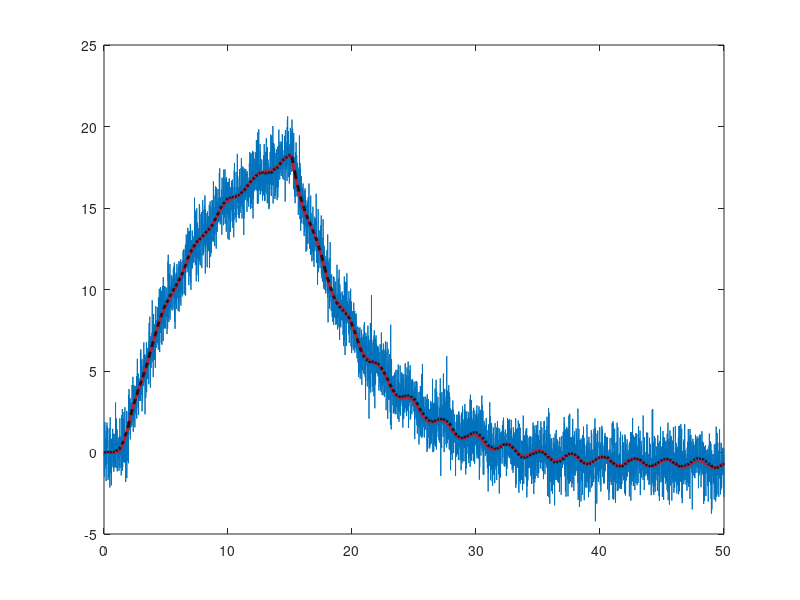
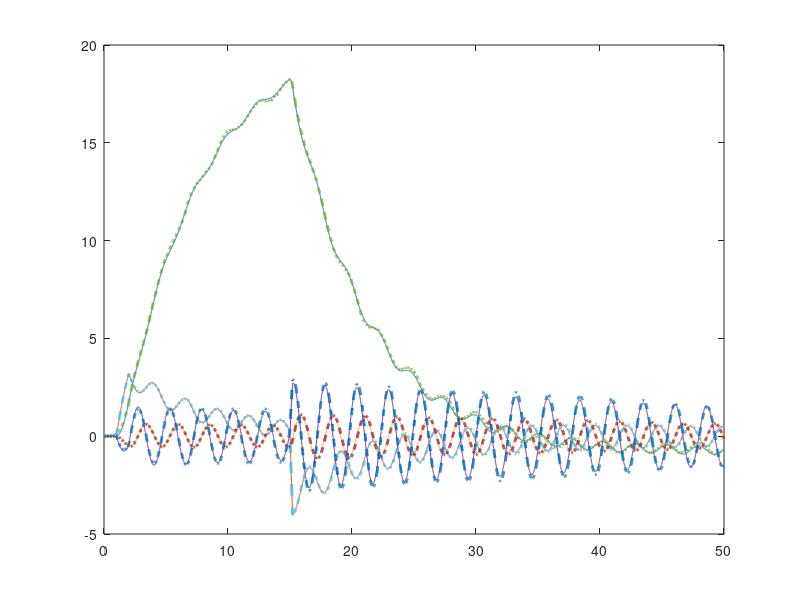

MATLAB code for these plots, in order:
clc; clear; close all;

m = 1;
M = 5;
L = 2;
g = -10;
d = 1;

s = -1;

A = [0 1 0 0;
     0 -d/M -m*g/M 0;
     0 0 0 1;
     0 -s*d/(M*L) -s*(m+M)*g/(M*L) 0];

B = [0; 1/M; 0; s*1/(M*L)];

C = [1 0 0 0];

D = zeros(size(C,1), size(B,2));

%% Augment system with disturbances and noise
Vd = .1*eye(4);     % disturbance covariance
Vn = 1;             % noise covariance

BF = [B Vd 0*B];

sysC = ss(A,BF,C,[0 0 0 0 0 Vn]);       % build state space system

sysFullOutput = ss(A,BF,eye(4),zeros(4,size(BF,2)));

%% Build Kalman filter
[Kf,P,E] = lqe(A,Vd,C,Vd,Vn);
Kf = (lqr(A',C',Vd,Vn))';

sysKF = ss(A-Kf*C,[B Kf],eye(4),0*[B Kf]);
 
%% Estimate linearized system in "down" position (Gantry crane)
dt = .01;
t = dt:dt:50;

uDIST = randn(4,size(t,2));

uNOISE = randn(size(t));
u = 0*t;
u(100:200) = 20;       % Impulse
u(1500:1520) = -100;    % Impulse

uAUG = [u; Vd*Vd*uDIST; uNOISE];

[y, t] = lsim(sysC,uAUG,t);
plot(t,y);

[xtrue,t] = lsim(sysFullOutput,uAUG,t);
hold on
plot(t,xtrue(:,1),'r','LineWidth', 2.0);

%% Kalman filter estimate
[x,t] = lsim(sysKF, [u; y'], t);
plot(t,x(:,1),'k--','LineWidth', 2.0);

figure
plot(t,xtrue, '-',t,x,'--','LineWidth', 2.0);
